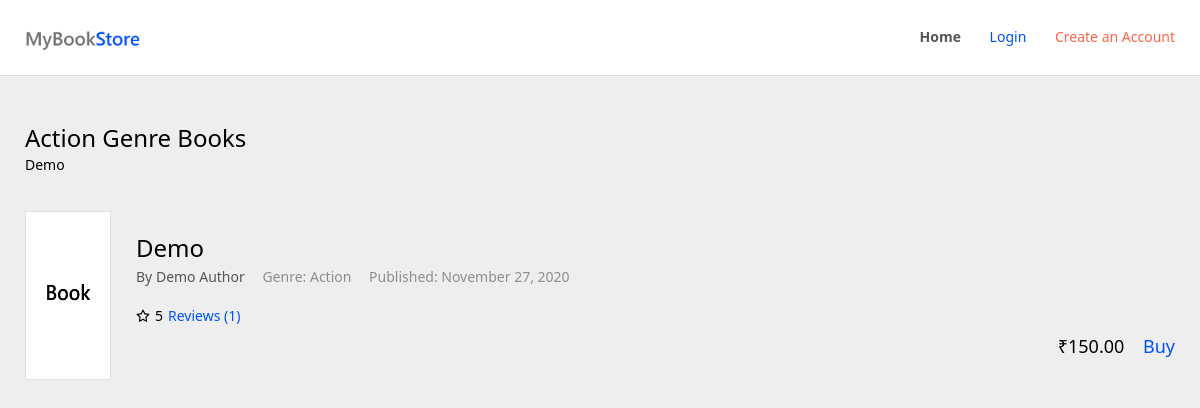
The app's page /browse-books.php?genre-id=1 with its own data.
### tables this page shows
CREATE TABLE `booksgenre` (
  `id` int(1) UNSIGNED NOT NULL,
  `genreName` char(65) NOT NULL,
  `genreDescription` text NOT NULL,
  `genreAddedAt` datetime DEFAULT NULL,
  `genreAddedBy` int(1) UNSIGNED NOT NULL
);

CREATE TABLE `books` (
  `id` int(1) UNSIGNED NOT NULL,
  `booksGenreID` int(1) UNSIGNED NOT NULL,
  `bookThumbnail` text NOT NULL DEFAULT 'thumb.jpg',
  `bookName` char(150) NOT NULL,
  `bookAuthor` char(65) NOT NULL,
  `bookPublishedOn` date DEFAULT NULL,
  `bookPrice` decimal(15,2) NOT NULL DEFAULT 0.00,
  `bookDescription` text NOT NULL,
  `bookStockCount` int(1) UNSIGNED NOT NULL,
  `bookAddedAt` datetime NOT NULL,
  `bookAddedBy` int(1) UNSIGNED NOT NULL
);

### inc/class-database.php (called while the page is built, shortened)
<?php
class Database {
    private $dbhost = "localhost";
    private $dbname = "bookstore";
    private $dbuser = "root";
    private $dbpass = "";
    private $dbchar = "utf8";
    public function connect() {
        try {
            $this->connection = new PDO("mysql:host=$this->dbhost; dbname=$this->dbname; charset=$this->dbchar", $this->dbuser, $this->dbpass);
            $this->connection->setAttribute(PDO::ATTR_ERRMODE, PDO::ERRMODE_EXCEPTION);
            return $this->connection;
        }
        catch(PDOException $error) {
            die('Error: ' . $error->getMessage());
        }
    }
}
?>

### inc/class-genre.php (called while the page is built, shortened)
<?php
class Genre {
    private $db_table = "booksgenre";
    private $database_connection;
    public $id;
    public function __construct($database_connection) {
        $this->database_connection = $database_connection;
    }
    public function genreRowCountByID() {
        try {
            $query = "SELECT COUNT(id) FROM $this->db_table WHERE id = :id";
            $statement = $this->database_connection->prepare($query);
            $statement->bindParam(':id', $this->id, PDO::PARAM_INT);
            $statement->execute();
            $result = $statement->fetchColumn();
            if($result > 0) {
                return true;
            }
            else {
                return false;
            }
        }
        catch(PDOException $error) {
            die('Error: ' . $error->getMessage());
        }
    }
    public function getGenreName() {
        try {
            $query = "SELECT genreName FROM $this->db_table WHERE id = :id";
            $statement = $this->database_connection->prepare($query);
            $statement->bindParam(':id', $this->id, PDO::PARAM_INT);
            $statement->execute();
            $result = $statement->fetch(PDO::FETCH_ASSOC);
            if(is_array($result)) {
                if(count($result) > 0) {
                    return $result["genreName"];
                }
                else {
                    return null;
                }
            }
            else {
                return null;
            }
        }
        catch(PDOException $error) {
            die('Error: ' . $error->getMessage());
        }
    }
    public function getGenreDesc() {
        try {
            $query = "SELECT genreDescription FROM $this->db_table WHERE id = :id";
            $statement = $this->database_connection->prepare($query);
            $statement->bindParam(':id', $this->id, PDO::PARAM_INT);
            $statement->execute();
            $result = $statement->fetch(PDO::FETCH_ASSOC);
            if(is_array($result)) {
                if(count($result) > 0) {
                    return $result["genreDescription"];
                }
                else {
                    return null;
                }
            }
            else {
                return null;
            }
        }
        catch(PDOException $error) {
            die('Error: ' . $error->getMessage());
        }
    }
}
?>

### inc/class-book.php (called while the page is built, shortened)
<?php
class Book {
    private $db_table = "books";
    private $db_table_rating = "booksrating";
    private $db_table_genre = "booksgenre";
    private $database_connection;
    public $id;
    public function __construct($database_connection) {
        $this->database_connection = $database_connection;
    }
    public function getNewBooksList() {
        try {
            $query = "SELECT * FROM $this->db_table ORDER BY id DESC";
            $statement = $this->database_connection->prepare($query);
            $statement->execute();
            return $statement;
        }
        catch(PDOException $error) {
            die('Error: ' . $error->getMessage());
        }
    }
    public function bookCountByGenre() {
        try {
            $query = "SELECT COUNT(id) FROM $this->db_table WHERE booksGenreID = :booksGenreID";
            $statement = $this->database_connection->prepare($query);
            $statement->bindParam(':booksGenreID', $this->booksGenreID, PDO::PARAM_INT);
            $statement->execute();
            $result = $statement->fetchColumn();
            if($result > 0) {
                return $result;
            }
            else {
                return 0;
            }
        }
        catch(PDOException $error) {
            die('Error: ' . $error->getMessage());
        }
    }
    public function getBookGenreID() {
        try {
            $query = "SELECT booksGenreID FROM $this->db_table WHERE id = :id";
            $statement = $this->database_connection->prepare($query);
            $statement->bindParam(':id', $this->id, PDO::PARAM_INT);
            $statement->execute();
            $result = $statement->fetch(PDO::FETCH_ASSOC);
            if(is_array($result)) {
                if(count($result) > 0) {
                    return $result["booksGenreID"];
                }
                else {
                    return null;
                }
            }
            else {
                return null;
            }
        }
        catch(PDOException $error) {
            die('Error: ' . $error->getMessage());
        }
    }
    public function getBookGenre() {
        try {
            $bookGenreID = $this->getBookGenreID();
            $query = "SELECT genreName FROM $this->db_table_genre WHERE id = :id";
            $statement = $this->database_connection->prepare($query);
            $statement->bindParam(':id', $bookGenreID, PDO::PARAM_INT);
            $statement->execute();
            $result = $statement->fetch(PDO::FETCH_ASSOC);
            if(is_array($result)) {
                if(count($result) > 0) {
                    return $result["genreName"];
                }
                else {
                    return null;
                }
            }
            else {
                return null;
            }
        }
        catch(PDOException $error) {
            die('Error: ' . $error->getMessage());
        }
    }
    public function getBookRatings() {
        try {
            $query = "SELECT SUM(rating)/(SELECT COUNT(rating) FROM $this->db_table_rating WHERE bookID = :id) as rating FROM $this->db_table_rating WHERE bookID = :id";
            $statement = $this->database_connection->prepare($query);
            $statement->bindParam(':id', $this->id, PDO::PARAM_INT);
            $statement->execute();
            $result = $statement->fetch(PDO::FETCH_ASSOC);
            if(is_array($result)) {
                if(count($result) > 0) {
                    return round($result["rating"], 1);
                }
                else {
                    return null;
                }
            }
            else {
                return null;
            }
        }
        catch(PDOException $error) {
            die('Error: ' . $error->getMessage());
        }
    }
}
?>

### inc/class-rating.php (called while the page is built, shortened)
<?php
class Rating {
    private $db_table = "booksrating";
    private $database_connection;
    public function __construct($database_connection) {
        $this->database_connection = $database_connection;
    }
    public function getRatingsCount($bookID) {
        try {
            $query = "SELECT COUNT(id) FROM $this->db_table WHERE bookID = :bookID";
            $statement = $this->database_connection->prepare($query);
            $statement->bindParam(':bookID', $bookID, PDO::PARAM_INT);
            $statement->execute();
            $result = $statement->fetchColumn();
            if($result > 0) {
                return $result;
            }
            else {
                return 0;
            }
        }
        catch(PDOException $error) {
            die('Error: ' . $error->getMessage());
        }
    }
}
?>

### browse-books.php (the view, shortened to what this page needs)
<?php
$loggedIn = false;
$Database = new Database();
$Book = new Book($Database->connect());
$newBooks = $Book->getNewBooksList();
$Rating = new Rating($Database->connect());
$Genre = new Genre($Database->connect());
$rowCount = 0;
if(isset($_GET["genre-id"])) {
    $getGenreID = $_GET["genre-id"];
    $Genre->id = $getGenreID;
    $Book->booksGenreID = $getGenreID;
    $rowCount = $Genre->genreRowCountByID();
    $bookGenre = $Genre->getGenreName();
    $bookDesc = $Genre->getGenreDesc();
    $bookCount = $Book->bookCountByGenre();
}
?>
<!DOCTYPE html>
<html lang="en">
<head>
    <link rel="stylesheet" href="assets/css/reset.css?<?php echo mt_rand(999,99999); ?>"/>
    <link rel="stylesheet" href="assets/css/style.css?<?php echo mt_rand(999,99999); ?>"/>
</head>
<body>
    <header id="header" class="header">
        <div class="inner-wrapper">
            <div class="side"><img src="assets/images/MyBookStore.png" alt="Logo" class="logo" /></div>
            <div class="side">
                <ul class="header-menu">
                    <li class="menu active"><a href="?">Home</a></li>
                    <?php
                        if($loggedIn) {
                    ?>
                    <li class="menu"><a href="myaccount.php">My Account</a></li>
                    <li class="menu"><a href="purchased-books.php">Purchased Books</a></li>
                    <li class="menu"><a class="color-tomato" href="logout.php">Logout</a></li>
                    <?php
                        }
                        else {
                    ?>
                    <li class="menu"><a href="login.php">Login</a></li>
                    <li class="menu"><a class="color-tomato" href="register.php">Create an Account</a></li>
                    <?php
                        }
                    ?>
                </ul>
            </div>
        </div>
    </header>
    <div id="scroll-body" class="body">
        <div class="list-section">
            <h2 class="list-title"><?php echo $bookGenre; ?> Genre Books</h2>
            <div style="margin-top: 8px;"><?php echo $bookDesc; ?></div>
            <div class="list-container">
                <ul class="book-lists">
                    <?php
                        if(!$rowCount || !$bookCount > 0) {
                    ?>
                    <li class="list no-list">No books added yet.</li>
                    <?php
                        }
                        else {
                            while($row = $newBooks->fetch(PDO::FETCH_ASSOC)) {
                                extract($row);
                                $Book->id = $id;
                                $bookGenre = $Book->getBookGenre();
                                $bookRating = $Book->getBookRatings();
                    ?>
                    <li id="<?php echo 'book' . $id; ?>" class="list">
                        <div class="left">
                            <img class="thumbnail" src="uploads/thumbnails/<?php echo $bookThumbnail; ?>" alt=""/>
                        </div>
                        <div class="right">
                            <div class="book-title"><?php echo $bookName; ?></div>
                            <div class="book-author">By <?php echo $bookAuthor; ?> <div class="book-genre">Genre: <?php echo $bookGenre; ?></div> <div class="book-published">Published: <?php echo Date("F j, Y", strtotime($bookPublishedOn)); ?></div></div>
                            <div class="book-rating"><svg class="icon-star"><use xlink:href="#icon-star"></use></svg> <?php if(empty($bookRating)) {
                                echo "No ratings yet";
                            } else {
                                echo $bookRating;
                                echo '<a href="reviews.php?book-id='.$id.'" style="display: inline-block; margin-left: 5px;">Reviews ('.$Rating->getRatingsCount($id).')</a>';
                            } ?></div>
                            <div class="book-actions">
                            ₹<?php echo $bookPrice; ?> <a style="display: inline-block; margin-left: 14px;" class="buy" href="checkout.php?buy-single&book-id=<?php echo $id; ?>">Buy</a>
                            </div>
                        </div>
                    </li>
                    <?php
                            }
                        }
                    ?>
                </ul>
            </div>
        </div>
    </div>
</body>
</html>

### records on screen
booksgenre: genreName "Action", genreDescription "Demo"
books: bookThumbnail (picture), bookName "Demo", bookAuthor "Demo Author", booksGenreID.genreName "Action", bookPublishedOn "November 27, 2020", bookRating "5", id "1", bookPrice "150.00"
